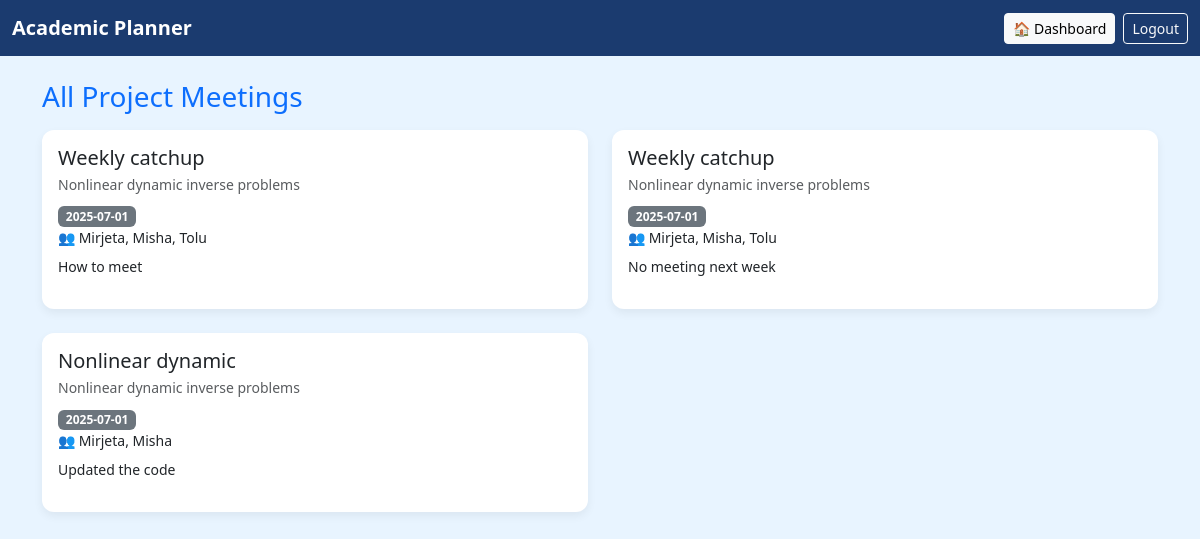
Page /meetings (signed in) on the committed database.
### app.py (models this page shows)
class Meeting(db.Model):
    id = db.Column(db.Integer, primary_key=True)
    title = db.Column(db.String(200), nullable=False)
    participants = db.Column(db.String(500), nullable=False)
    notes = db.Column(db.Text, nullable=True)
    date = db.Column(db.DateTime, default=datetime.utcnow)
    user_id = db.Column(db.Integer, db.ForeignKey('user.id'), nullable=False)
    project_id = db.Column(db.Integer, db.ForeignKey('project.id'), nullable=True)  # nullable=True so meetings can be general if you want

class Project(db.Model):
    id = db.Column(db.Integer, primary_key=True)
    title = db.Column(db.String(150), nullable=False)
    description = db.Column(db.Text)
    start_date = db.Column(db.Date, default=datetime.utcnow)
    status = db.Column(db.String(50), default='Planning')
    created_at = db.Column(db.DateTime, default=datetime.utcnow)
    updated_at = db.Column(db.DateTime, onupdate=datetime.utcnow)
    user_id = db.Column(db.Integer, db.ForeignKey('user.id'), nullable=False)
    user_associations = db.relationship('ProjectUser', back_populates='project')
    users = db.relationship('User', secondary='project_users', viewonly=True)
    meetings = db.relationship('Meeting', backref='project', lazy=True)
    publications = db.relationship('Publication', backref='project', lazy=True)
    references = db.relationship('Reference', backref='project', lazy=True)
    related = db.relationship(
        'Project',
        secondary=related_projects,
        primaryjoin=id==related_projects.c.project_id,
        secondaryjoin=id==related_projects.c.related_id,
        backref='linked_projects'
    )

### app.py (the view)
@app.route('/meetings')
@login_required
def all_meetings():
    accessible_project_ids = [
        assoc.project_id for assoc in current_user.project_associations
    ]
    meetings = Meeting.query.filter(Meeting.project_id.in_(accessible_project_ids)).order_by(Meeting.date.desc()).all()
    return render_template('all_meetings.html', meetings=meetings)

### app.py (called while the page is built)
@login_manager.user_loader
def load_user(user_id):
    return User.query.get(int(user_id))

### templates/all_meetings.html (shortened to what this page needs)
{% extends "base.html" %}
{% block content %}
<h3 class="mb-3 text-primary">All Project Meetings</h3>
{% if meetings %}
<div class="row row-cols-1 row-cols-md-2 g-4">
  {% for m in meetings %}
  <div class="col">
    <div class="card card-meeting p-3 h-100">
      <h5 class="mb-1">{{ m.title }}</h5>
      <p class="text-muted small mb-2">{{ m.project.title }}</p>
      <p class="mb-0"><span class="badge bg-secondary">{{ m.date.strftime('%Y-%m-%d') }}</span></p>
      <small class="d-block mb-2">👥 {{ m.participants }}</small>
      <p class="small">{{ m.notes or 'No notes.' }}</p>
    </div>
  </div>
  {% endfor %}
</div>
{% else %}
<p>No meetings found.</p>
{% endif %}
{% endblock %}

### templates/base.html (style rules this page uses)
:root { --navy: #1B3B6F; --lightblue: #E8F4FF; --gold: #F9BE02; }
body { background: var(--lightblue); }
.project-card, .card-meeting { background:#fff;border:0;box-shadow:0 4px 10px rgba(0,0,0,.06);border-radius:12px; }

### rows in the picture
Meeting: title "Weekly catchup", project "Nonlinear dynamic inverse problems", date "2025-07-01", participants "Mirjeta, Misha, Tolu", notes "How to meet"
Meeting: title "Weekly catchup", project "Nonlinear dynamic inverse problems", date "2025-07-01", participants "Mirjeta, Misha, Tolu", notes "No meeting next week"
Meeting: title "Nonlinear dynamic", project "Nonlinear dynamic inverse problems", date "2025-07-01", participants "Mirjeta, Misha", notes "Updated the code"
